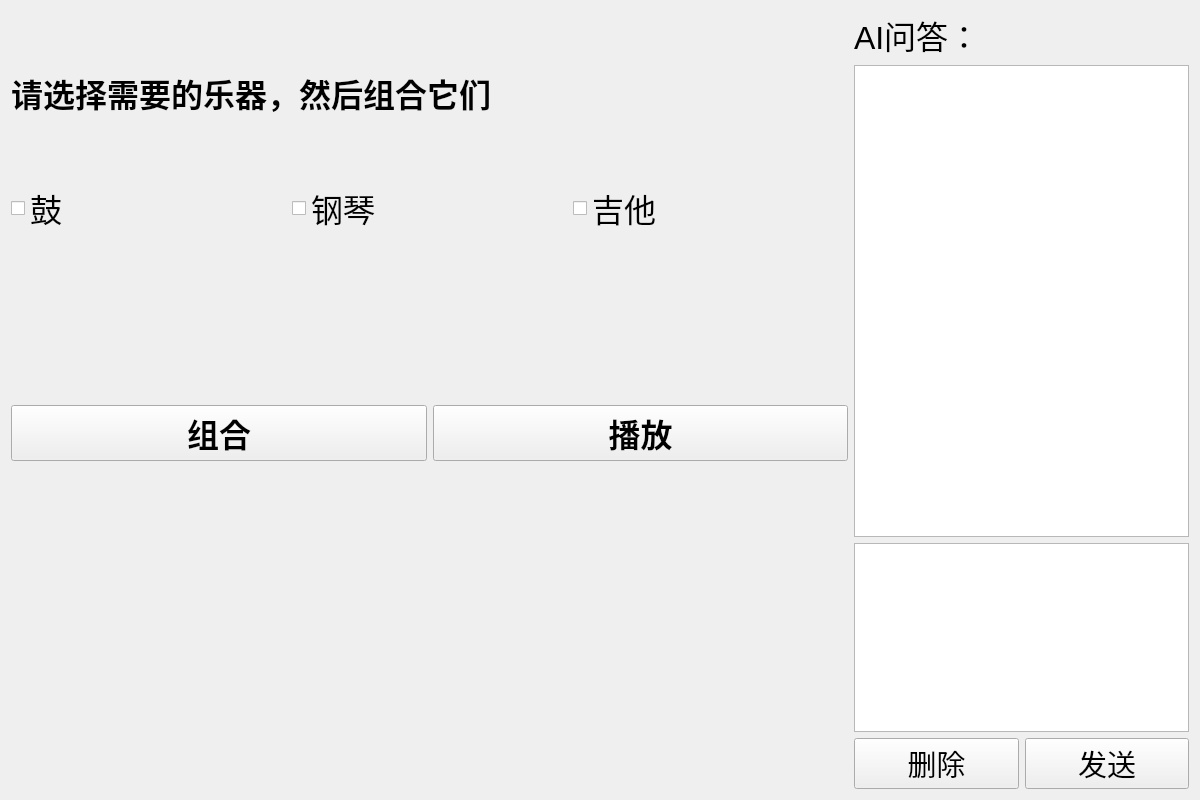
<?xml version="1.0" encoding="UTF-8"?>
<ui version="4.0">
 <class>Form</class>
 <widget class="QWidget" name="Form">
  <property name="geometry">
   <rect>
    <x>0</x>
    <y>0</y>
    <width>1200</width>
    <height>800</height>
   </rect>
  </property>
  <property name="windowTitle">
   <string>Form</string>
  </property>
  <layout class="QHBoxLayout" name="horizontalLayout_4" stretch="5,2">
   <item>
    <layout class="QVBoxLayout" name="verticalLayout" stretch="1,2,1,2,2">
     <item>
      <widget class="QLabel" name="label">
       <property name="font">
        <font>
         <family>Arial</family>
         <pointsize>24</pointsize>
         <weight>75</weight>
         <bold>true</bold>
        </font>
       </property>
       <property name="text">
        <string>请选择需要的乐器，然后组合它们</string>
       </property>
      </widget>
     </item>
     <item>
      <layout class="QHBoxLayout" name="horizontalLayout">
       <item>
        <widget class="QCheckBox" name="checkBox">
         <property name="font">
          <font>
           <family>Arial</family>
           <pointsize>24</pointsize>
           <weight>50</weight>
           <bold>false</bold>
          </font>
         </property>
         <property name="text">
          <string>鼓</string>
         </property>
        </widget>
       </item>
       <item>
        <widget class="QCheckBox" name="checkBox_2">
         <property name="font">
          <font>
           <family>Arial</family>
           <pointsize>24</pointsize>
           <weight>50</weight>
           <bold>false</bold>
          </font>
         </property>
         <property name="text">
          <string>钢琴</string>
         </property>
        </widget>
       </item>
       <item>
        <widget class="QCheckBox" name="checkBox_3">
         <property name="font">
          <font>
           <family>Arial</family>
           <pointsize>24</pointsize>
           <weight>50</weight>
           <bold>false</bold>
          </font>
         </property>
         <property name="text">
          <string>吉他</string>
         </property>
        </widget>
       </item>
      </layout>
     </item>
     <item>
      <spacer name="verticalSpacer_2">
       <property name="orientation">
        <enum>Qt::Vertical</enum>
       </property>
       <property name="sizeHint" stdset="0">
        <size>
         <width>20</width>
         <height>40</height>
        </size>
       </property>
      </spacer>
     </item>
     <item>
      <layout class="QHBoxLayout" name="horizontalLayout_2">
       <item>
        <widget class="QPushButton" name="pushButton">
         <property name="font">
          <font>
           <family>Arial</family>
           <pointsize>24</pointsize>
           <weight>75</weight>
           <bold>true</bold>
          </font>
         </property>
         <property name="text">
          <string>组合</string>
         </property>
        </widget>
       </item>
       <item>
        <widget class="QPushButton" name="pushButton_2">
         <property name="font">
          <font>
           <family>Arial</family>
           <pointsize>24</pointsize>
           <weight>75</weight>
           <bold>true</bold>
          </font>
         </property>
         <property name="text">
          <string>播放</string>
         </property>
        </widget>
       </item>
      </layout>
     </item>
     <item>
      <spacer name="verticalSpacer">
       <property name="orientation">
        <enum>Qt::Vertical</enum>
       </property>
       <property name="sizeHint" stdset="0">
        <size>
         <width>20</width>
         <height>40</height>
        </size>
       </property>
      </spacer>
     </item>
    </layout>
   </item>
   <item>
    <layout class="QVBoxLayout" name="verticalLayout_3" stretch="0,5,2,0">
     <item>
      <widget class="QLabel" name="label_ATtitle">
       <property name="font">
        <font>
         <family>Arial</family>
         <pointsize>24</pointsize>
         <weight>50</weight>
         <bold>false</bold>
        </font>
       </property>
       <property name="text">
        <string>AI问答：</string>
       </property>
      </widget>
     </item>
     <item>
      <widget class="QTextBrowser" name="textBrowser_AIanswer">
       <property name="font">
        <font>
         <family>Arial</family>
         <pointsize>20</pointsize>
         <weight>50</weight>
         <bold>false</bold>
        </font>
       </property>
      </widget>
     </item>
     <item>
      <widget class="QTextEdit" name="textEdit_user">
       <property name="font">
        <font>
         <family>Arial</family>
         <pointsize>24</pointsize>
         <weight>50</weight>
         <bold>false</bold>
        </font>
       </property>
      </widget>
     </item>
     <item>
      <layout class="QHBoxLayout" name="horizontalLayout_3">
       <item>
        <widget class="QPushButton" name="pushButton_userdel">
         <property name="font">
          <font>
           <family>Arial</family>
           <pointsize>22</pointsize>
           <weight>50</weight>
           <bold>false</bold>
          </font>
         </property>
         <property name="text">
          <string>删除</string>
         </property>
        </widget>
       </item>
       <item>
        <widget class="QPushButton" name="pushButton_usersend">
         <property name="font">
          <font>
           <family>Arial</family>
           <pointsize>22</pointsize>
           <weight>50</weight>
           <bold>false</bold>
          </font>
         </property>
         <property name="text">
          <string>发送</string>
         </property>
        </widget>
       </item>
      </layout>
     </item>
    </layout>
   </item>
  </layout>
 </widget>
 <resources/>
 <connections/>
</ui>
